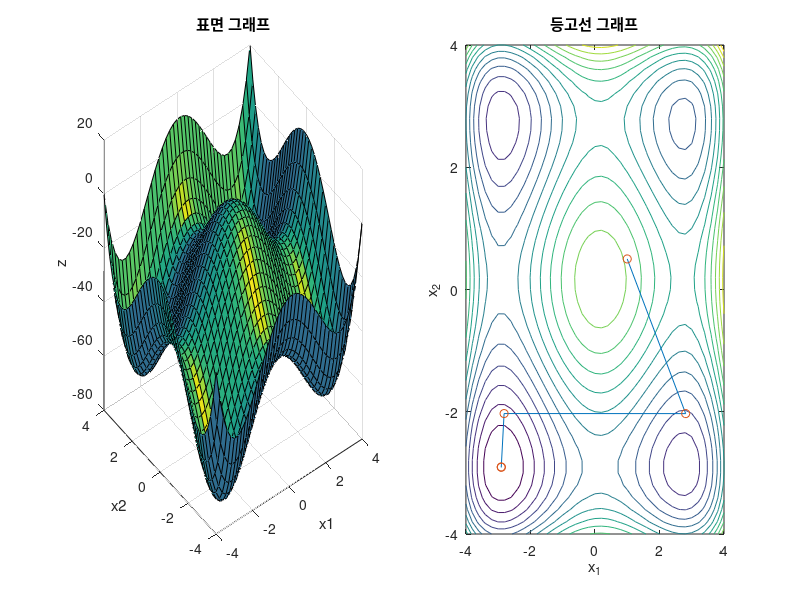

This figure's MATLAB source:
% stytaf.m: Styblinski와 Tang(1990)이 제안한 함수의 그래프
clf, [x,y] = meshgrid(-4.0:0.2:4.0, -4.0:0.2:4.0);
z = 0.5*(x.^4-16*x.^2+5*x) + 0.5*(y.^4-16*y.^2+5*y);
subplot(1,2,1), surfl(x,y,z), axis([-4 4 -4 4 -80 20])
xlabel('x1'), ylabel('x2'), zlabel('z'), title('표면 그래프')
x1 = [1 2.8121 -2.8167 -2.9047 -2.9035]; y1 = [0.5 -2.0304 -2.0295 -2.9080 -2.9035];
subplot(1,2,2), contour(-4.0:0.2:4.0, -4.0:0.2:4.0, z, 15);
xlabel('x_1'), ylabel('x_2'), hold on, plot(x1,y1,x1,y1,'o')
xlabel('x_1'), ylabel('x_2'), hold off, title('등고선 그래프')
